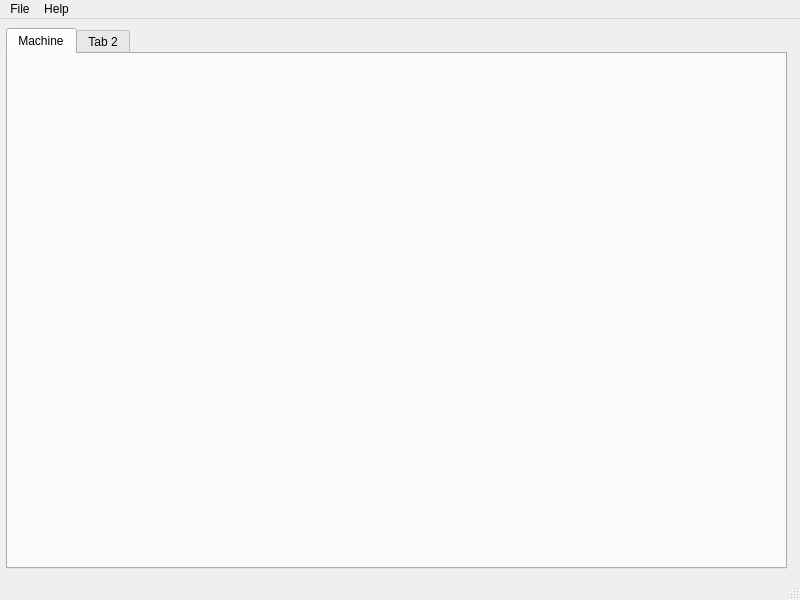
<?xml version="1.0" encoding="UTF-8"?>
<ui version="4.0">
 <class>MainWindow</class>
 <widget class="QMainWindow" name="MainWindow">
  <property name="geometry">
   <rect>
    <x>0</x>
    <y>0</y>
    <width>800</width>
    <height>600</height>
   </rect>
  </property>
  <property name="windowTitle">
   <string/>
  </property>
  <widget class="QWidget" name="centralwidget">
   <widget class="QTabWidget" name="tabWidget">
    <property name="geometry">
     <rect>
      <x>6</x>
      <y>9</y>
      <width>781</width>
      <height>541</height>
     </rect>
    </property>
    <property name="currentIndex">
     <number>0</number>
    </property>
    <widget class="QWidget" name="tab_0">
     <attribute name="title">
      <string>Machine</string>
     </attribute>
    </widget>
    <widget class="QWidget" name="tab_1">
     <attribute name="title">
      <string>Tab 2</string>
     </attribute>
    </widget>
   </widget>
  </widget>
  <widget class="QMenuBar" name="menubar">
   <property name="geometry">
    <rect>
     <x>0</x>
     <y>0</y>
     <width>800</width>
     <height>20</height>
    </rect>
   </property>
   <widget class="QMenu" name="menuFile">
    <property name="title">
     <string>File</string>
    </property>
    <addaction name="actionNew"/>
    <addaction name="actionOpen"/>
    <addaction name="actionCheck"/>
    <addaction name="actionBuild"/>
    <addaction name="separator"/>
    <addaction name="actionExit"/>
   </widget>
   <widget class="QMenu" name="menuHelp">
    <property name="title">
     <string>Help</string>
    </property>
    <addaction name="actionGeneralHelp"/>
    <addaction name="actionTabHelp"/>
    <addaction name="actionAbout"/>
   </widget>
   <addaction name="menuFile"/>
   <addaction name="menuHelp"/>
  </widget>
  <widget class="QStatusBar" name="statusbar"/>
  <action name="actionNew">
   <property name="text">
    <string>New</string>
   </property>
  </action>
  <action name="actionOpen">
   <property name="text">
    <string>Open</string>
   </property>
  </action>
  <action name="actionCheck">
   <property name="text">
    <string>Check</string>
   </property>
  </action>
  <action name="actionBuild">
   <property name="text">
    <string>Build</string>
   </property>
  </action>
  <action name="actionExit">
   <property name="text">
    <string>Exit</string>
   </property>
  </action>
  <action name="actionGeneralHelp">
   <property name="text">
    <string>General Help</string>
   </property>
  </action>
  <action name="actionTabHelp">
   <property name="text">
    <string>Tab Help</string>
   </property>
   <property name="shortcut">
    <string>F1</string>
   </property>
  </action>
  <action name="actionAbout">
   <property name="text">
    <string>About</string>
   </property>
  </action>
 </widget>
 <resources/>
 <connections/>
</ui>
